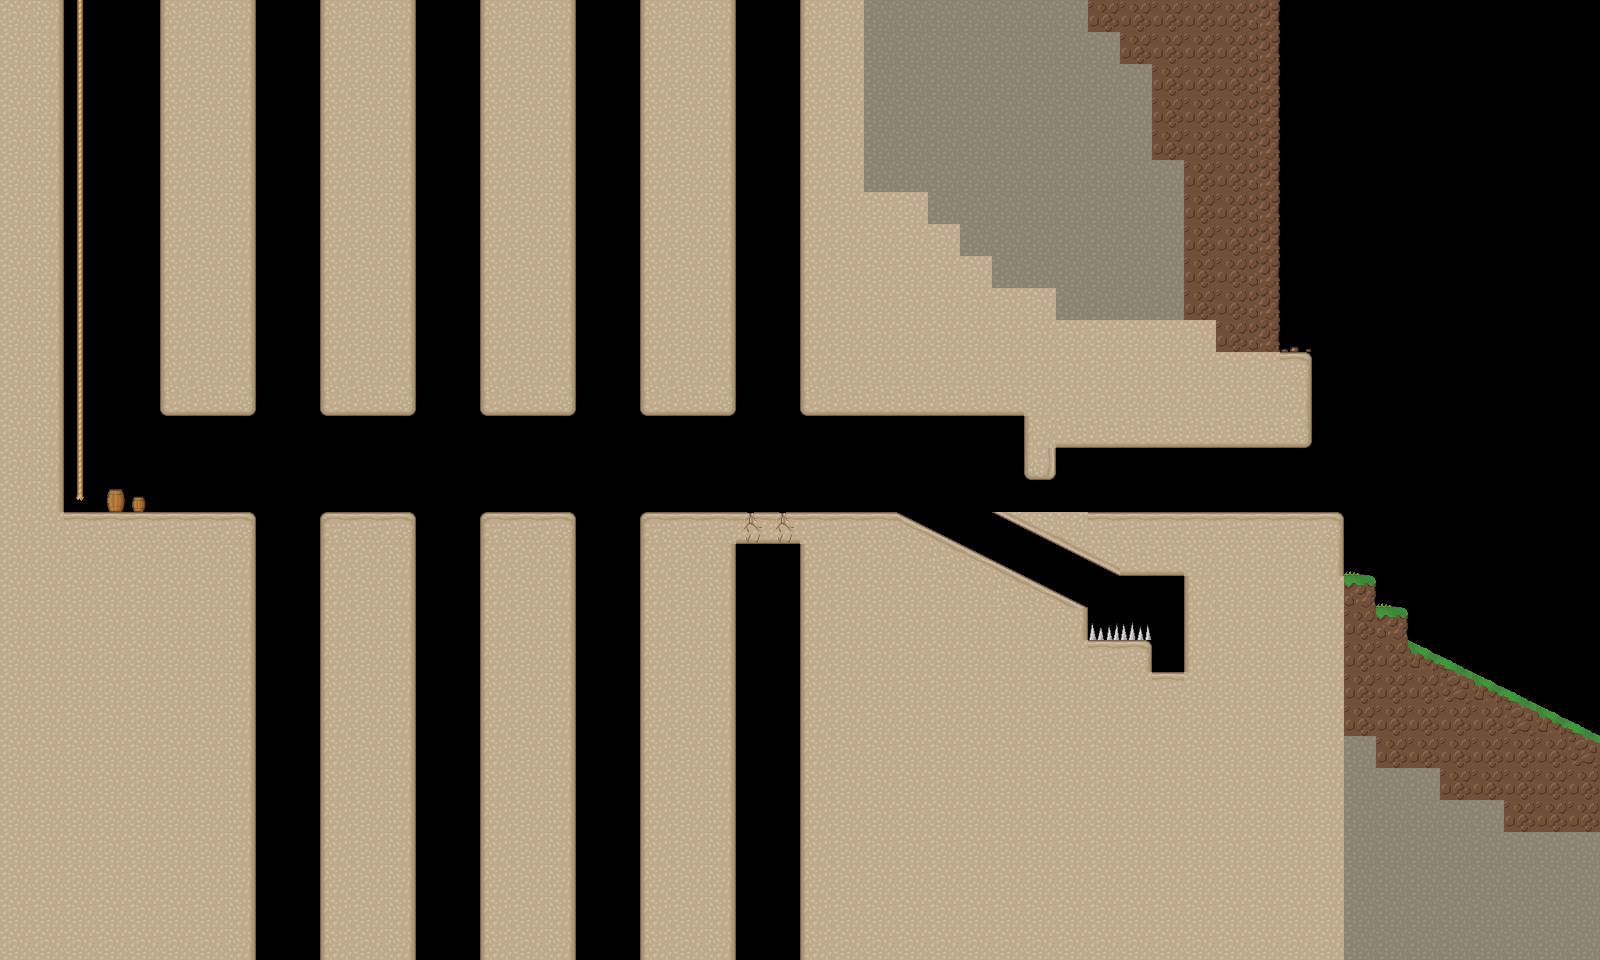

Below is a game level as drawn by its tile map, then a one-line description and the .tmx that defines it (tile-layer data replaced by summaries):
An orthogonal 50x30 tile map with 32x32 px tiles, 1 tile layer (Tile Layer 1), 2 tilesets and 32 objects (2x Damage, NextLevel, Delete).

<map version="1.0" orientation="orthogonal" renderorder="right-up" width="50" height="30" tilewidth="32" tileheight="32" nextobjectid="41">
 <tileset firstgid="1" source="data/Entities.tsx" />
 <tileset firstgid="257" source="data/MainTiles.tsx" />
 <layer name="Tile Layer 1" width="50" height="30">
  <data>[1500 cells, 964 non-empty, 32 distinct tile ids]</data>
 </layer>
 <objectgroup name="entities">
  <object id="1" gid="1" x="96" y="512" />
  <object id="2" gid="13" x="1024" y="512">
   <properties>
    <property name="channel" value="1" />
   </properties>
  </object>
  <object id="3" gid="17" x="1152" y="672">
   <properties>
    <property name="channel" value="1" />
   </properties>
  </object>
  <object id="34" gid="48" x="271" y="54">
   <properties>
    <property name="entity" value="EntityBolder" />
    <property name="randomVelocity" value="0.5" />
    <property name="spawnDelay" value="120" />
   </properties>
  </object>
  <object id="38" gid="48" x="433" y="51">
   <properties>
    <property name="entity" value="EntityBolder" />
    <property name="randomVelocity" value="0.5" />
    <property name="spawnDelay" value="105" />
   </properties>
  </object>
  <object id="39" gid="48" x="593" y="52">
   <properties>
    <property name="entity" value="EntityBolder" />
    <property name="randomVelocity" value="0.5" />
    <property name="spawnDelay" value="90" />
   </properties>
  </object>
  <object id="40" gid="48" x="751" y="55">
   <properties>
    <property name="entity" value="EntityBolder" />
    <property name="maxSpawns" value="1" />
    <property name="spawnDelay" value="90" />
   </properties>
  </object>
 </objectgroup>
 <objectgroup name="physics">
  <object id="8" x="0" y="0">
   <polygon points="0,0 0,512 64,512 64,0" />
  </object>
  <object id="9" x="0" y="512">
   <polygon points="0,0 0,448 256,448 256,0" />
  </object>
  <object id="10" x="160" y="0">
   <polygon points="0,0 0,416 96,416 96,0" />
  </object>
  <object id="11" x="320" y="0">
   <polygon points="0,0 0,416 96,416 96,0" />
  </object>
  <object id="12" x="320" y="512">
   <polygon points="0,0 0,448 96,448 96,0" />
  </object>
  <object id="13" x="480" y="512">
   <polygon points="0,0 0,448 96,448 96,0" />
  </object>
  <object id="14" x="480" y="0">
   <polygon points="0,0 0,416 96,416 96,0" />
  </object>
  <object id="15" x="640" y="0">
   <polygon points="0,0 0,416 96,416 96,0" />
  </object>
  <object id="17" x="640" y="544">
   <polygon points="0,0 0,416 96,416 96,0" />
  </object>
  <object id="18" x="640" y="512">
   <polygon points="0,0 0,32 256,32 256,0" />
  </object>
  <object id="19" x="896" y="512">
   <polygon points="0,0 0,128 192,128 192,96" />
  </object>
  <object id="21" x="896" y="640">
   <polygon points="0,0 0,32 256,32 256,0" />
  </object>
  <object id="23" x="800" y="0">
   <polygon points="0,0 0,416 480,416 480,0" />
  </object>
  <object id="24" x="1024" y="416">
   <polygon points="0,0 0,64 32,64 32,0" />
  </object>
  <object id="25" x="1056" y="448">
   <polygon points="0,0 256,0 256,-32 0,-32" />
  </object>
  <object id="26" x="1280" y="352">
   <polygon points="0,0 0,64 32,64 32,0" />
  </object>
  <object id="27" x="992" y="512">
   <polygon points="0,0 128,64 352,64 352,0" />
  </object>
  <object id="28" x="1184" y="576">
   <polygon points="0,0 0,96 192,96 192,0" />
  </object>
  <object id="29" x="1376" y="608">
   <polygon points="0,0 0,32 32,32 32,0" />
  </object>
  <object id="30" x="1376" y="640">
   <polygon points="0,0 0,128 224,128 224,96 32,0" />
  </object>
  <object id="31" x="896" y="672">
   <polygon points="0,0 0,32 480,32 480,0" />
  </object>
 </objectgroup>
 <objectgroup name="zones">
  <object id="4" type="Damage" x="1088" y="640">
   <properties>
    <property name="damageDelay" value="1" />
   </properties>
   <polygon points="0,0 64,0 62,-13 0,-14" />
  </object>
  <object id="6" type="NextLevel" x="1568" y="736">
   <properties>
    <property name="level" value="Level 3" />
   </properties>
   <polygon points="0,0 32,0 32,-736 0,-736" />
  </object>
  <object id="7" type="Damage" x="256" y="800">
   <properties>
    <property name="damageDelay" value="1" />
   </properties>
   <polygon points="0,0 544,0 544,96 0,96" />
  </object>
  <object id="32" type="Delete" x="256" y="896">
   <polygon points="0,0 0,64 544,64 544,0" />
  </object>
 </objectgroup>
</map>